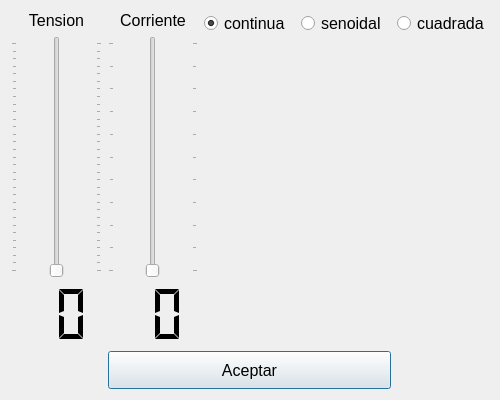
<?xml version="1.0" encoding="UTF-8"?>
<ui version="4.0">
 <class>Parametros</class>
 <widget class="QDialog" name="Parametros">
  <property name="geometry">
   <rect>
    <x>0</x>
    <y>0</y>
    <width>500</width>
    <height>400</height>
   </rect>
  </property>
  <property name="sizePolicy">
   <sizepolicy hsizetype="Expanding" vsizetype="Expanding">
    <horstretch>0</horstretch>
    <verstretch>0</verstretch>
   </sizepolicy>
  </property>
  <property name="minimumSize">
   <size>
    <width>500</width>
    <height>400</height>
   </size>
  </property>
  <property name="maximumSize">
   <size>
    <width>500</width>
    <height>400</height>
   </size>
  </property>
  <property name="font">
   <font>
    <pointsize>12</pointsize>
   </font>
  </property>
  <property name="windowTitle">
   <string>Parametros</string>
  </property>
  <property name="windowIcon">
   <iconset theme="QIcon::ThemeIcon::DocumentProperties"/>
  </property>
  <layout class="QGridLayout" name="gridLayout" rowstretch="1,8,1" columnstretch="1,1,1,1,1">
   <item row="0" column="0" rowspan="2">
    <layout class="QVBoxLayout" name="verticalLayout" stretch="0,4,1">
     <item>
      <widget class="QLabel" name="label">
       <property name="text">
        <string>Tension</string>
       </property>
       <property name="alignment">
        <set>Qt::AlignmentFlag::AlignCenter</set>
       </property>
      </widget>
     </item>
     <item>
      <widget class="QSlider" name="sliderTension">
       <property name="sizePolicy">
        <sizepolicy hsizetype="Expanding" vsizetype="Expanding">
         <horstretch>0</horstretch>
         <verstretch>0</verstretch>
        </sizepolicy>
       </property>
       <property name="maximum">
        <number>30</number>
       </property>
       <property name="pageStep">
        <number>1</number>
       </property>
       <property name="orientation">
        <enum>Qt::Orientation::Vertical</enum>
       </property>
       <property name="tickPosition">
        <enum>QSlider::TickPosition::TicksBothSides</enum>
       </property>
       <property name="tickInterval">
        <number>1</number>
       </property>
      </widget>
     </item>
     <item>
      <widget class="QLCDNumber" name="lcdTension">
       <property name="frameShape">
        <enum>QFrame::Shape::NoFrame</enum>
       </property>
       <property name="digitCount">
        <number>2</number>
       </property>
       <property name="segmentStyle">
        <enum>QLCDNumber::SegmentStyle::Flat</enum>
       </property>
      </widget>
     </item>
    </layout>
   </item>
   <item row="0" column="1" rowspan="2">
    <layout class="QVBoxLayout" name="verticalLayout_2" stretch="0,4,1">
     <item>
      <widget class="QLabel" name="label_2">
       <property name="text">
        <string>Corriente</string>
       </property>
       <property name="alignment">
        <set>Qt::AlignmentFlag::AlignCenter</set>
       </property>
      </widget>
     </item>
     <item>
      <widget class="QSlider" name="sliderCorriente">
       <property name="sizePolicy">
        <sizepolicy hsizetype="Expanding" vsizetype="Expanding">
         <horstretch>0</horstretch>
         <verstretch>0</verstretch>
        </sizepolicy>
       </property>
       <property name="maximum">
        <number>10</number>
       </property>
       <property name="orientation">
        <enum>Qt::Orientation::Vertical</enum>
       </property>
       <property name="tickPosition">
        <enum>QSlider::TickPosition::TicksBothSides</enum>
       </property>
       <property name="tickInterval">
        <number>1</number>
       </property>
      </widget>
     </item>
     <item>
      <widget class="QLCDNumber" name="lcdCorriente">
       <property name="frameShape">
        <enum>QFrame::Shape::NoFrame</enum>
       </property>
       <property name="digitCount">
        <number>2</number>
       </property>
       <property name="segmentStyle">
        <enum>QLCDNumber::SegmentStyle::Flat</enum>
       </property>
      </widget>
     </item>
    </layout>
   </item>
   <item row="0" column="2">
    <widget class="QRadioButton" name="rbtnDC">
     <property name="text">
      <string>continua</string>
     </property>
     <property name="checked">
      <bool>true</bool>
     </property>
    </widget>
   </item>
   <item row="0" column="3">
    <widget class="QRadioButton" name="rbtnSenoidal">
     <property name="text">
      <string>senoidal</string>
     </property>
    </widget>
   </item>
   <item row="0" column="4">
    <widget class="QRadioButton" name="rbtnCuadrada">
     <property name="text">
      <string>cuadrada</string>
     </property>
    </widget>
   </item>
   <item row="1" column="2" colspan="3">
    <widget class="QWidget" name="plotForma" native="true"/>
   </item>
   <item row="2" column="1" colspan="3">
    <widget class="QPushButton" name="btnAceptarConfig">
     <property name="sizePolicy">
      <sizepolicy hsizetype="Minimum" vsizetype="Expanding">
       <horstretch>0</horstretch>
       <verstretch>0</verstretch>
      </sizepolicy>
     </property>
     <property name="font">
      <font>
       <pointsize>12</pointsize>
      </font>
     </property>
     <property name="text">
      <string>Aceptar</string>
     </property>
    </widget>
   </item>
  </layout>
 </widget>
 <resources/>
 <connections/>
</ui>
